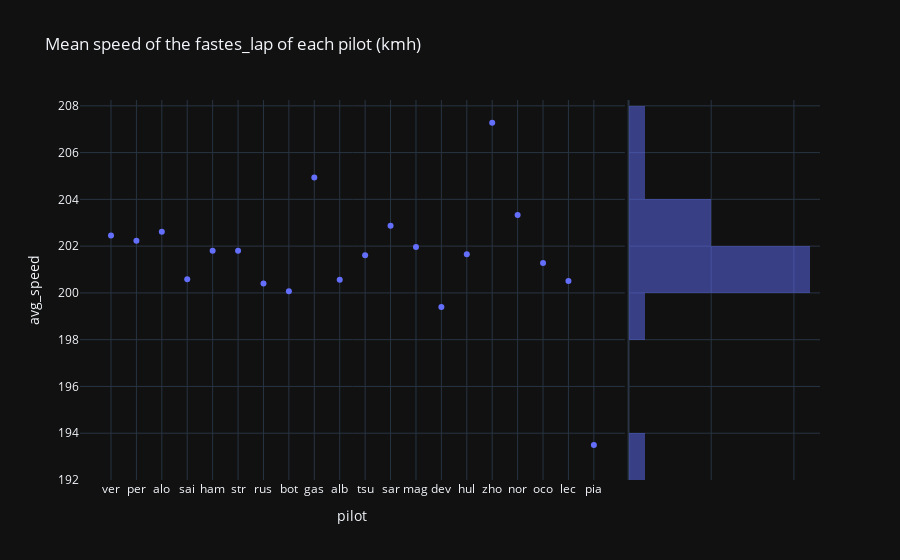

Write notebook code for a chart like this one.
### Code cell
px.scatter(last_gp, x="pilot", y="avg_speed", title="Mean speed of the fastes_lap of each pilot (kmh)", marginal_y="histogram", template="plotly_dark")

### Figure 1 — Plotly figure (JSON) as saved in the notebook; plotly's stock layout.template omitted (floating-point values rounded to 4 significant figures)
{"data": [{"hovertemplate": "pilot=%{x}<br>avg_speed=%{y}<extra></extra>", "legendgroup": "", "marker": {"color": "#636efa", "symbol": "circle"}, "mode": "markers", "name": "", "orientation": "v", "showlegend": false, "type": "scatter", "x": ["ver", "per", "alo", "sai", "ham", "str", "rus", "bot", "gas", "alb", "tsu", "sar", "mag", "dev", "hul", "zho", "nor", "oco", "lec", "pia"], "xaxis": "x", "y": [202.5, 202.2, 202.6, 200.6, 201.8, 201.8, 200.4, 200.1, 204.9, 200.6, 201.6, 202.9, 202.0, 199.4, 201.7, 207.3, 203.3, 201.3, 200.5, 193.5], "yaxis": "y"}, {"alignmentgroup": "True", "bingroup": "y", "hovertemplate": "avg_speed=%{y}<br>count=%{x}<extra></extra>", "legendgroup": "", "marker": {"color": "#636efa"}, "name": "", "offsetgroup": "", "opacity": 0.5, "showlegend": false, "type": "histogram", "xaxis": "x2", "y": [202.5, 202.2, 202.6, 200.6, 201.8, 201.8, 200.4, 200.1, 204.9, 200.6, 201.6, 202.9, 202.0, 199.4, 201.7, 207.3, 203.3, 201.3, 200.5, 193.5], "yaxis": "y2"}], "layout": {"barmode": "overlay", "legend": {"tracegroupgap": 0}, "title": {"text": "Mean speed of the fastes_lap of each pilot (kmh)"}, "xaxis": {"anchor": "y", "domain": [0, 0.7363], "title": {"text": "pilot"}}, "xaxis2": {"anchor": "y2", "domain": [0.7413, 1], "matches": "x2", "showgrid": true, "showline": false, "showticklabels": false, "ticks": ""}, "yaxis": {"anchor": "x", "domain": [0, 1], "title": {"text": "avg_speed"}}, "yaxis2": {"anchor": "x2", "domain": [0, 1], "matches": "y", "showgrid": true, "showticklabels": false}}}
